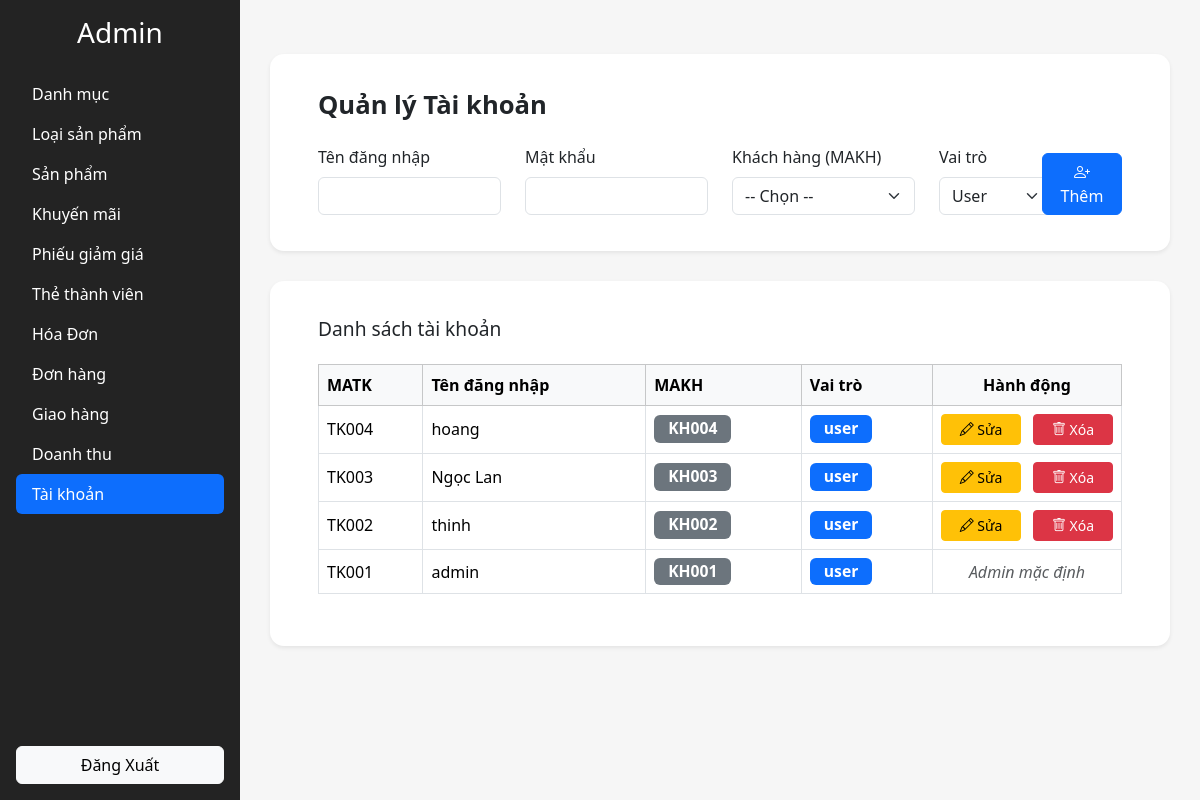
The page /view/admin.php?section=taikhoan (signed in) on the database as committed earlier.
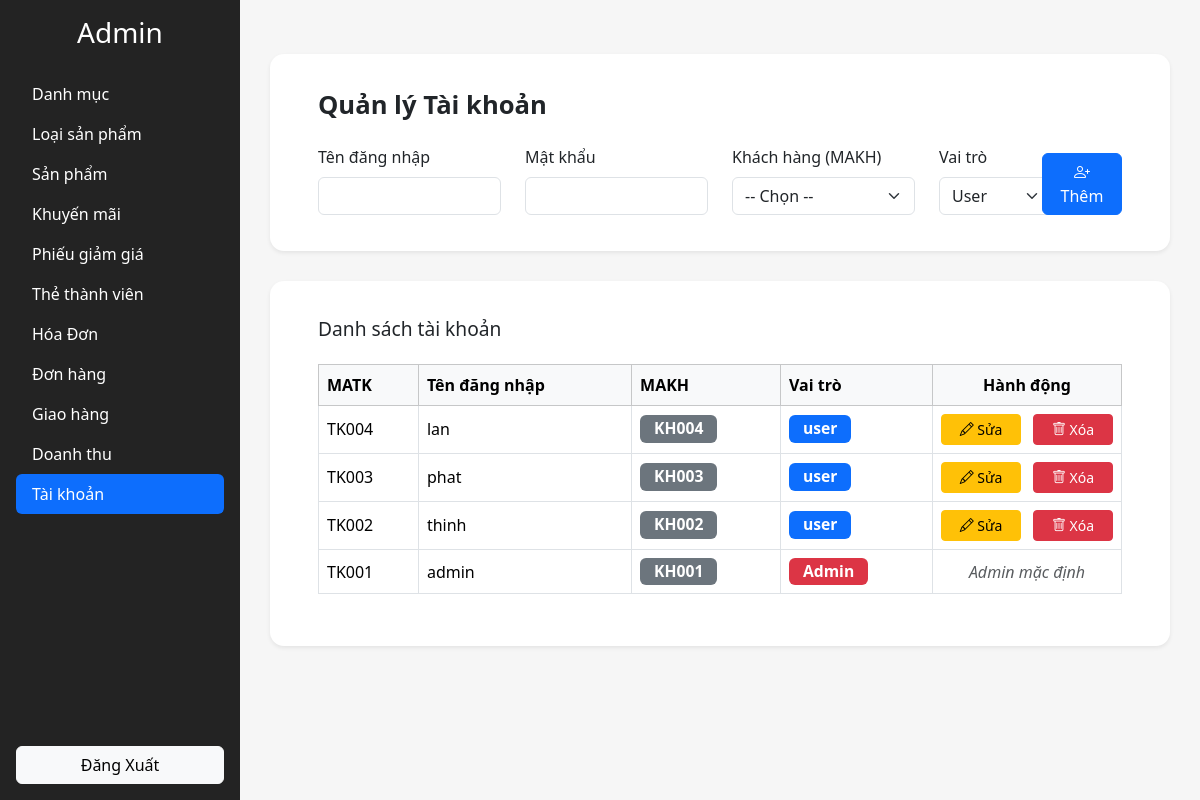
The same page on the database as committed later.
### tables this page shows
CREATE TABLE `taikhoan` (
  `ID` int(11) NOT NULL,
  `MATK` varchar(10) NOT NULL,
  `TENDANGNHAP` varchar(50) DEFAULT NULL,
  `MATKHAU` varchar(255) DEFAULT NULL,
  `MAKH` varchar(10) NOT NULL,
  `VAITRO` varchar(20) DEFAULT 'user'
);

### controller/account_management.php (the view, shortened to what this page needs)
<?php
$db = new database();
$conn = $db->getConnection();
$stmt = $conn->query("SELECT * FROM taikhoan ORDER BY ID DESC");
$accounts = $stmt->fetchAll(PDO::FETCH_ASSOC);
$edit_mode = false;
$edit_account = [];
include_once __DIR__ . '/../view/upload/header_admin.php';
?>
<!DOCTYPE html>
<html lang="vi">
<head>
    <link href="https://cdn.jsdelivr.net/npm/bootstrap@5.3.2/dist/css/bootstrap.min.css" rel="stylesheet">
</head>
<body>
<div class="container-fluid py-4" style="padding-left:0; padding-right:0;">
    <div class="form-section shadow-sm mb-4">
      <h4 class="mb-4">Quản lý Tài khoản</h4>
      <form method="POST" autocomplete="off" class="row g-4 align-items-end">
        <div class="col-lg-3 col-md-6">
          <label class="form-label">Tên đăng nhập</label>
          <input name="tendn" required class="form-control" value="<?= htmlspecialchars($edit_account['TENDANGNHAP'] ?? '') ?>">
        </div>
        <div class="col-lg-3 col-md-6">
          <label class="form-label"><?= $edit_mode ? "Mật khẩu mới (bỏ qua nếu không đổi)" : "Mật khẩu" ?></label>
          <input name="matkhau" type="password" class="form-control" <?= $edit_mode ? '' : 'required' ?>>
        </div>
        <div class="col-lg-3 col-md-6">
          <label class="form-label">Khách hàng (MAKH)</label>
          <select name="makh" required class="form-select">
            <option value="">-- Chọn --</option>
          </select>
        </div>
        <div class="col-lg-2 col-md-6">
          <label class="form-label">Vai trò</label>
          <select name="vaitro" class="form-select" required <?= (count($accounts) == 0 && !$edit_mode) ? 'disabled' : '' ?>>
            <option value="user" <?= (isset($edit_account['VAITRO']) && $edit_account['VAITRO']=='user')?'selected':''; ?>>User</option>
          </select>
        </div>
        <div class="col-lg-1 col-12 text-end d-flex flex-column align-items-end gap-2">
          <?php if ($edit_mode): ?>
            <button class="btn btn-warning btn-action w-100 mb-2" type="submit" name="update_account"><i class="bi bi-pencil"></i> Cập nhật</button>
            <a href="/web_3/controller/account_management.php" class="btn btn-secondary btn-action w-100">Hủy</a>
          <?php else: ?>
            <button class="btn btn-primary btn-action w-100" type="submit" name="add_account"><i class="bi bi-person-plus"></i> Thêm</button>
          <?php endif; ?>
        </div>
      </form>
    </div>
    <div class="table-section shadow-sm">
      <h5 class="mb-4">Danh sách tài khoản</h5>
      <div class="table-responsive">
        <table class="table table-bordered table-hover align-middle">
          <thead class="table-light">
            <tr>
              <th>MATK</th>
              <th>Tên đăng nhập</th>
              <th>MAKH</th>
              <th>Vai trò</th>
              <th class="text-center" style="width:160px;">Hành động</th>
            </tr>
          </thead>
          <tbody>
            <?php foreach ($accounts as $acc): ?>
            <tr>
              <td><?= $acc['MATK'] ?></td>
              <td><?= htmlspecialchars($acc['TENDANGNHAP']) ?></td>
              <td><span class="badge bg-secondary"><?= $acc['MAKH'] ?></span></td>
              <td>
              <?php
                  $role = isset($acc['VAITRO']) ? $acc['VAITRO'] : 'user';
                  if ($role == 'admin') {
                    echo '<span class="badge bg-danger">Admin</span>';
                  } else {
                    echo '<span class="badge bg-primary">' . htmlspecialchars($role) . '</span>';
                  }
                ?>
              </td>
              <td class="text-center">
                <div class="d-action">
                <?php if ($acc['MATK'] !== 'TK001'): ?>
                  <a class="btn btn-sm btn-warning btn-action" href="/web_3/controller/account_management.php?edit_acc=<?= $acc['MATK'] ?>"><i class="bi bi-pencil"></i> Sửa</a>
                  <a class="btn btn-sm btn-danger btn-action" href="/web_3/controller/account_management.php?delete_acc=<?= $acc['MATK'] ?>" onclick="return confirm('Xoá tài khoản này?')"><i class="bi bi-trash"></i> Xóa</a>
                <?php else: ?>
                  <span class="text-muted fst-italic">Admin mặc định</span>
                <?php endif; ?>
                </div>
              </td>
            </tr>
            <?php endforeach; ?>
          </tbody>
        </table>
      </div>
    </div>
</div>
<link rel="stylesheet" href="https://cdn.jsdelivr.net/npm/bootstrap-icons@1.11.1/font/bootstrap-icons.css">
</body>
</html>

Rows that differ between the two databases and show on the page:
changed taikhoan "TK004": TENDANGNHAP "hoang" → "lan"
changed taikhoan "TK003": TENDANGNHAP "Ngọc Lan" → "phat"
changed taikhoan "TK001": VAITRO "user" → (not shown); now shows "Admin"
